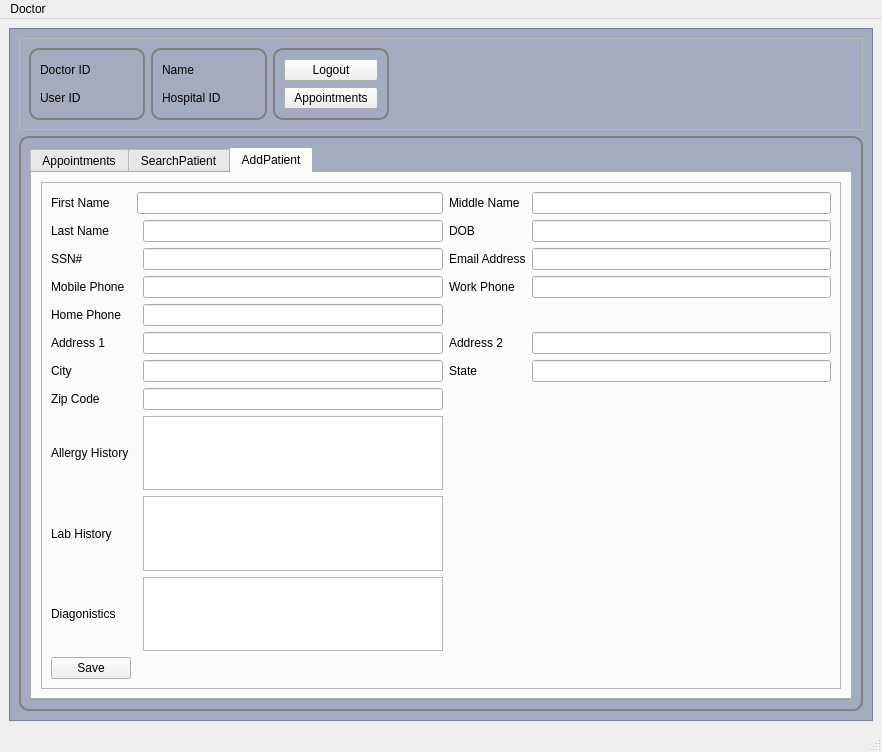
<?xml version="1.0" encoding="UTF-8"?>
<ui version="4.0">
 <class>DoctorMainWindow</class>
 <widget class="QMainWindow" name="DoctorMainWindow">
  <property name="geometry">
   <rect>
    <x>0</x>
    <y>0</y>
    <width>882</width>
    <height>752</height>
   </rect>
  </property>
  <property name="windowTitle">
   <string>DrStrange v.1.0</string>
  </property>
  <property name="styleSheet">
   <string notr="true">

#frame{
background:rgba(112, 127, 158,0.6);
color: white;
}

#frame_7{
border: 2px solid gray;
border-radius: 10px;
}

#frame_8{
border: 2px solid gray;
border-radius: 10px;
}

#frame_9{
border: 2px solid gray;
border-radius: 10px;
}

#frame_2{
border: 2px solid gray;
border-radius: 10px;
}

</string>
  </property>
  <widget class="QWidget" name="centralDoctorMainwidget">
   <layout class="QVBoxLayout" name="verticalLayout">
    <item>
     <widget class="QFrame" name="frame">
      <property name="frameShape">
       <enum>QFrame::StyledPanel</enum>
      </property>
      <property name="frameShadow">
       <enum>QFrame::Raised</enum>
      </property>
      <layout class="QVBoxLayout" name="verticalLayout_2" stretch="1,9">
       <item>
        <widget class="QFrame" name="drMainTopFrame">
         <property name="sizePolicy">
          <sizepolicy hsizetype="Expanding" vsizetype="Preferred">
           <horstretch>1</horstretch>
           <verstretch>0</verstretch>
          </sizepolicy>
         </property>
         <property name="styleSheet">
          <string notr="true"/>
         </property>
         <property name="frameShape">
          <enum>QFrame::StyledPanel</enum>
         </property>
         <property name="frameShadow">
          <enum>QFrame::Raised</enum>
         </property>
         <layout class="QHBoxLayout" name="horizontalLayout" stretch="2,2,2,8">
          <item>
           <widget class="QFrame" name="frame_7">
            <property name="frameShape">
             <enum>QFrame::StyledPanel</enum>
            </property>
            <property name="frameShadow">
             <enum>QFrame::Raised</enum>
            </property>
            <layout class="QGridLayout" name="gridLayout_3">
             <item row="1" column="1">
              <widget class="QLabel" name="userIDLabel">
               <property name="text">
                <string/>
               </property>
              </widget>
             </item>
             <item row="0" column="0">
              <widget class="QLabel" name="userName">
               <property name="text">
                <string>Doctor ID</string>
               </property>
              </widget>
             </item>
             <item row="0" column="1">
              <widget class="QLabel" name="DoctorWindouserNameLabel">
               <property name="text">
                <string/>
               </property>
              </widget>
             </item>
             <item row="1" column="0">
              <widget class="QLabel" name="label">
               <property name="text">
                <string>User ID</string>
               </property>
              </widget>
             </item>
            </layout>
           </widget>
          </item>
          <item>
           <widget class="QFrame" name="frame_8">
            <property name="frameShape">
             <enum>QFrame::StyledPanel</enum>
            </property>
            <property name="frameShadow">
             <enum>QFrame::Raised</enum>
            </property>
            <layout class="QGridLayout" name="gridLayout_4">
             <item row="2" column="0">
              <widget class="QLabel" name="label_3">
               <property name="text">
                <string>Hospital ID</string>
               </property>
              </widget>
             </item>
             <item row="1" column="0">
              <widget class="QLabel" name="label_5">
               <property name="text">
                <string>Name</string>
               </property>
              </widget>
             </item>
             <item row="2" column="1">
              <widget class="QLabel" name="hospitalIDLabel">
               <property name="text">
                <string/>
               </property>
              </widget>
             </item>
             <item row="1" column="1">
              <widget class="QLabel" name="drNameLabel">
               <property name="text">
                <string/>
               </property>
              </widget>
             </item>
            </layout>
           </widget>
          </item>
          <item>
           <widget class="QFrame" name="frame_9">
            <property name="frameShape">
             <enum>QFrame::StyledPanel</enum>
            </property>
            <property name="frameShadow">
             <enum>QFrame::Raised</enum>
            </property>
            <layout class="QVBoxLayout" name="verticalLayout_9">
             <item>
              <widget class="QPushButton" name="logoutButton">
               <property name="text">
                <string>Logout</string>
               </property>
              </widget>
             </item>
             <item>
              <widget class="QPushButton" name="pushButton">
               <property name="text">
                <string>Appointments</string>
               </property>
              </widget>
             </item>
            </layout>
           </widget>
          </item>
          <item>
           <spacer name="horizontalSpacer">
            <property name="orientation">
             <enum>Qt::Horizontal</enum>
            </property>
            <property name="sizeHint" stdset="0">
             <size>
              <width>583</width>
              <height>20</height>
             </size>
            </property>
           </spacer>
          </item>
         </layout>
        </widget>
       </item>
       <item>
        <widget class="QFrame" name="frame_2">
         <property name="sizePolicy">
          <sizepolicy hsizetype="Expanding" vsizetype="Preferred">
           <horstretch>1</horstretch>
           <verstretch>0</verstretch>
          </sizepolicy>
         </property>
         <property name="frameShape">
          <enum>QFrame::StyledPanel</enum>
         </property>
         <property name="frameShadow">
          <enum>QFrame::Raised</enum>
         </property>
         <layout class="QVBoxLayout" name="verticalLayout_6">
          <item>
           <widget class="QTabWidget" name="tabWidget">
            <property name="currentIndex">
             <number>2</number>
            </property>
            <widget class="QWidget" name="apointmentsTab">
             <attribute name="title">
              <string>Appointments</string>
             </attribute>
             <layout class="QVBoxLayout" name="verticalLayout_8">
              <item>
               <widget class="QTableView" name="appointmentsTableView"/>
              </item>
             </layout>
            </widget>
            <widget class="QWidget" name="SearchPatientTab">
             <attribute name="title">
              <string>SearchPatient</string>
             </attribute>
             <layout class="QVBoxLayout" name="verticalLayout_5">
              <item>
               <widget class="QFrame" name="frame_5">
                <property name="frameShape">
                 <enum>QFrame::StyledPanel</enum>
                </property>
                <property name="frameShadow">
                 <enum>QFrame::Raised</enum>
                </property>
                <layout class="QVBoxLayout" name="verticalLayout_4">
                 <item>
                  <widget class="QFrame" name="frame_3">
                   <property name="frameShape">
                    <enum>QFrame::StyledPanel</enum>
                   </property>
                   <property name="frameShadow">
                    <enum>QFrame::Raised</enum>
                   </property>
                   <layout class="QGridLayout" name="gridLayout">
                    <item row="2" column="1">
                     <widget class="QLineEdit" name="SSNLine"/>
                    </item>
                    <item row="0" column="0">
                     <widget class="QLabel" name="FirstNameLabel">
                      <property name="text">
                       <string>First Name</string>
                      </property>
                     </widget>
                    </item>
                    <item row="3" column="0">
                     <widget class="QLabel" name="DOBLabel">
                      <property name="text">
                       <string>Date of Birth</string>
                      </property>
                     </widget>
                    </item>
                    <item row="3" column="1">
                     <widget class="QLineEdit" name="DOBLine"/>
                    </item>
                    <item row="1" column="1">
                     <widget class="QLineEdit" name="LastNameLine"/>
                    </item>
                    <item row="1" column="0">
                     <widget class="QLabel" name="LastNameLabel">
                      <property name="text">
                       <string>Last Name</string>
                      </property>
                     </widget>
                    </item>
                    <item row="2" column="0">
                     <widget class="QLabel" name="SSNLabel">
                      <property name="text">
                       <string>SSN Last 4 #</string>
                      </property>
                     </widget>
                    </item>
                    <item row="0" column="1">
                     <widget class="QLineEdit" name="FirstNameLine"/>
                    </item>
                    <item row="4" column="0">
                     <widget class="QPushButton" name="SearchButton">
                      <property name="text">
                       <string>Search</string>
                      </property>
                     </widget>
                    </item>
                    <item row="4" column="1">
                     <widget class="QLabel" name="searchResultLabel">
                      <property name="text">
                       <string/>
                      </property>
                     </widget>
                    </item>
                   </layout>
                  </widget>
                 </item>
                 <item>
                  <widget class="QFrame" name="frame_4">
                   <property name="frameShape">
                    <enum>QFrame::StyledPanel</enum>
                   </property>
                   <property name="frameShadow">
                    <enum>QFrame::Raised</enum>
                   </property>
                   <layout class="QVBoxLayout" name="verticalLayout_3">
                    <item>
                     <widget class="QTableView" name="PatientQueryTable"/>
                    </item>
                   </layout>
                  </widget>
                 </item>
                </layout>
               </widget>
              </item>
             </layout>
            </widget>
            <widget class="QWidget" name="AddPatientTab">
             <attribute name="title">
              <string>AddPatient</string>
             </attribute>
             <layout class="QVBoxLayout" name="verticalLayout_7">
              <item>
               <widget class="QFrame" name="frame_6">
                <property name="frameShape">
                 <enum>QFrame::StyledPanel</enum>
                </property>
                <property name="frameShadow">
                 <enum>QFrame::Raised</enum>
                </property>
                <layout class="QGridLayout" name="gridLayout_2">
                 <item row="1" column="0" colspan="2">
                  <widget class="QLabel" name="LastNameLabel2">
                   <property name="text">
                    <string>Last Name</string>
                   </property>
                  </widget>
                 </item>
                 <item row="0" column="3">
                  <widget class="QLabel" name="LastNameLabel2_2">
                   <property name="text">
                    <string>Middle Name</string>
                   </property>
                  </widget>
                 </item>
                 <item row="9" column="2">
                  <widget class="QTextEdit" name="textEdit_2"/>
                 </item>
                 <item row="3" column="4">
                  <widget class="QLineEdit" name="addPatientWorkPhone">
                   <property name="text">
                    <string/>
                   </property>
                  </widget>
                 </item>
                 <item row="3" column="3">
                  <widget class="QLabel" name="WorkPhone">
                   <property name="text">
                    <string>Work Phone</string>
                   </property>
                  </widget>
                 </item>
                 <item row="7" column="0">
                  <widget class="QLabel" name="ZipCode">
                   <property name="text">
                    <string>Zip Code</string>
                   </property>
                  </widget>
                 </item>
                 <item row="1" column="3">
                  <widget class="QLabel" name="DOB2">
                   <property name="text">
                    <string>DOB</string>
                   </property>
                  </widget>
                 </item>
                 <item row="1" column="4">
                  <widget class="QLineEdit" name="addPatientDOB">
                   <property name="text">
                    <string/>
                   </property>
                  </widget>
                 </item>
                 <item row="0" column="1" colspan="2">
                  <widget class="QLineEdit" name="addPatientName">
                   <property name="text">
                    <string/>
                   </property>
                  </widget>
                 </item>
                 <item row="6" column="0">
                  <widget class="QLabel" name="City">
                   <property name="text">
                    <string>City</string>
                   </property>
                  </widget>
                 </item>
                 <item row="5" column="0">
                  <widget class="QLabel" name="Address1">
                   <property name="text">
                    <string>Address 1</string>
                   </property>
                  </widget>
                 </item>
                 <item row="6" column="2">
                  <widget class="QLineEdit" name="addPatientCity">
                   <property name="text">
                    <string/>
                   </property>
                  </widget>
                 </item>
                 <item row="8" column="0">
                  <widget class="QLabel" name="FirstNameLabel2_2">
                   <property name="text">
                    <string>Allergy History</string>
                   </property>
                  </widget>
                 </item>
                 <item row="10" column="0">
                  <widget class="QLabel" name="FirstNameLabel2_4">
                   <property name="text">
                    <string>Diagonistics</string>
                   </property>
                  </widget>
                 </item>
                 <item row="3" column="0">
                  <widget class="QLabel" name="MobilePhone">
                   <property name="text">
                    <string>Mobile Phone</string>
                   </property>
                  </widget>
                 </item>
                 <item row="2" column="3">
                  <widget class="QLabel" name="EmailAddress">
                   <property name="text">
                    <string>Email Address</string>
                   </property>
                  </widget>
                 </item>
                 <item row="6" column="3">
                  <widget class="QLabel" name="State">
                   <property name="text">
                    <string>State</string>
                   </property>
                  </widget>
                 </item>
                 <item row="10" column="2">
                  <widget class="QTextEdit" name="textEdit_3"/>
                 </item>
                 <item row="5" column="3">
                  <widget class="QLabel" name="Address2">
                   <property name="text">
                    <string>Address 2</string>
                   </property>
                  </widget>
                 </item>
                 <item row="4" column="2">
                  <widget class="QLineEdit" name="addPatientHomePhone">
                   <property name="text">
                    <string/>
                   </property>
                  </widget>
                 </item>
                 <item row="7" column="2">
                  <widget class="QLineEdit" name="addPatientZip">
                   <property name="text">
                    <string/>
                   </property>
                  </widget>
                 </item>
                 <item row="8" column="2">
                  <widget class="QTextEdit" name="textEdit"/>
                 </item>
                 <item row="1" column="2">
                  <widget class="QLineEdit" name="addPatientLastName">
                   <property name="text">
                    <string/>
                   </property>
                  </widget>
                 </item>
                 <item row="9" column="0">
                  <widget class="QLabel" name="FirstNameLabel2_3">
                   <property name="text">
                    <string>Lab History</string>
                   </property>
                  </widget>
                 </item>
                 <item row="0" column="4">
                  <widget class="QLineEdit" name="addPatientMiddleName">
                   <property name="text">
                    <string/>
                   </property>
                  </widget>
                 </item>
                 <item row="4" column="0">
                  <widget class="QLabel" name="HomePhone">
                   <property name="text">
                    <string>Home Phone</string>
                   </property>
                  </widget>
                 </item>
                 <item row="5" column="2">
                  <widget class="QLineEdit" name="addPatientAddressLine1">
                   <property name="text">
                    <string/>
                   </property>
                  </widget>
                 </item>
                 <item row="5" column="4">
                  <widget class="QLineEdit" name="addPatientAddressLine2">
                   <property name="text">
                    <string/>
                   </property>
                  </widget>
                 </item>
                 <item row="2" column="4">
                  <widget class="QLineEdit" name="addPatientEmail">
                   <property name="text">
                    <string/>
                   </property>
                  </widget>
                 </item>
                 <item row="2" column="2">
                  <widget class="QLineEdit" name="addPatientSSN">
                   <property name="text">
                    <string/>
                   </property>
                  </widget>
                 </item>
                 <item row="0" column="0">
                  <widget class="QLabel" name="FirstNameLabel2">
                   <property name="text">
                    <string>First Name</string>
                   </property>
                  </widget>
                 </item>
                 <item row="6" column="4">
                  <widget class="QLineEdit" name="addPatientState">
                   <property name="text">
                    <string/>
                   </property>
                  </widget>
                 </item>
                 <item row="2" column="0">
                  <widget class="QLabel" name="SSN2">
                   <property name="text">
                    <string>SSN#</string>
                   </property>
                  </widget>
                 </item>
                 <item row="3" column="2">
                  <widget class="QLineEdit" name="addPatientMobile">
                   <property name="text">
                    <string/>
                   </property>
                  </widget>
                 </item>
                 <item row="11" column="0">
                  <widget class="QPushButton" name="addPatientSaveButton">
                   <property name="text">
                    <string>Save</string>
                   </property>
                  </widget>
                 </item>
                 <item row="11" column="2">
                  <widget class="QLabel" name="addPatientResultLabel">
                   <property name="text">
                    <string/>
                   </property>
                  </widget>
                 </item>
                </layout>
               </widget>
              </item>
             </layout>
            </widget>
           </widget>
          </item>
         </layout>
        </widget>
       </item>
      </layout>
     </widget>
    </item>
   </layout>
  </widget>
  <widget class="QMenuBar" name="menubar">
   <property name="geometry">
    <rect>
     <x>0</x>
     <y>0</y>
     <width>882</width>
     <height>22</height>
    </rect>
   </property>
   <widget class="QMenu" name="menuDoctor">
    <property name="title">
     <string>Doctor</string>
    </property>
   </widget>
   <addaction name="menuDoctor"/>
  </widget>
  <widget class="QStatusBar" name="statusbar"/>
 </widget>
 <tabstops>
  <tabstop>FirstNameLine</tabstop>
  <tabstop>LastNameLine</tabstop>
  <tabstop>SSNLine</tabstop>
  <tabstop>DOBLine</tabstop>
  <tabstop>SearchButton</tabstop>
  <tabstop>addPatientName</tabstop>
  <tabstop>addPatientMiddleName</tabstop>
  <tabstop>addPatientLastName</tabstop>
  <tabstop>addPatientDOB</tabstop>
  <tabstop>addPatientSSN</tabstop>
  <tabstop>addPatientEmail</tabstop>
  <tabstop>addPatientMobile</tabstop>
  <tabstop>addPatientWorkPhone</tabstop>
  <tabstop>addPatientHomePhone</tabstop>
  <tabstop>addPatientAddressLine1</tabstop>
  <tabstop>addPatientAddressLine2</tabstop>
  <tabstop>addPatientCity</tabstop>
  <tabstop>addPatientState</tabstop>
  <tabstop>addPatientZip</tabstop>
  <tabstop>textEdit</tabstop>
  <tabstop>textEdit_2</tabstop>
  <tabstop>textEdit_3</tabstop>
  <tabstop>addPatientSaveButton</tabstop>
  <tabstop>pushButton</tabstop>
  <tabstop>PatientQueryTable</tabstop>
  <tabstop>logoutButton</tabstop>
  <tabstop>tabWidget</tabstop>
  <tabstop>appointmentsTableView</tabstop>
 </tabstops>
 <resources/>
 <connections/>
</ui>
